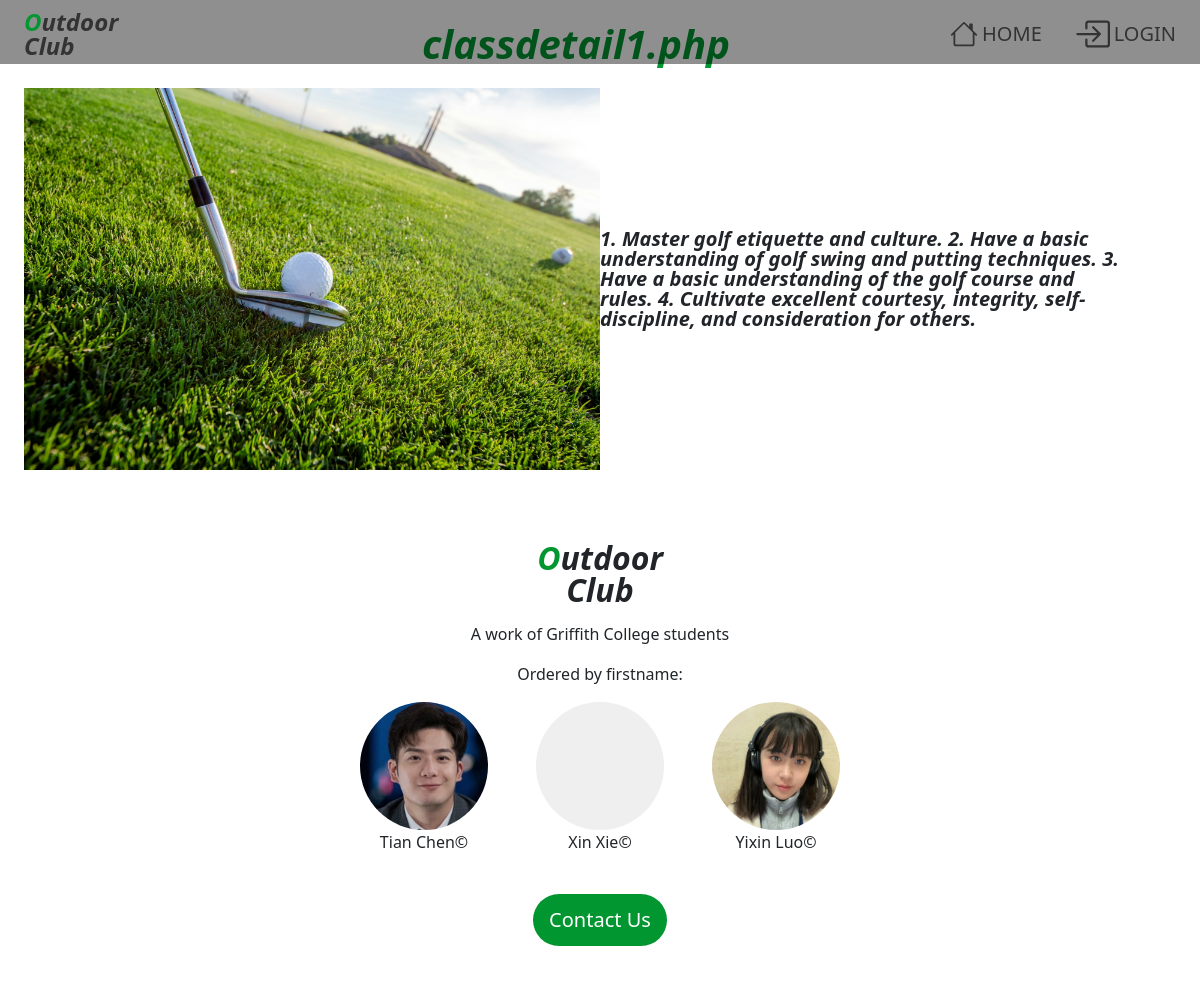
/classdetail.php?id=1, run on an earlier commit of the app's database.
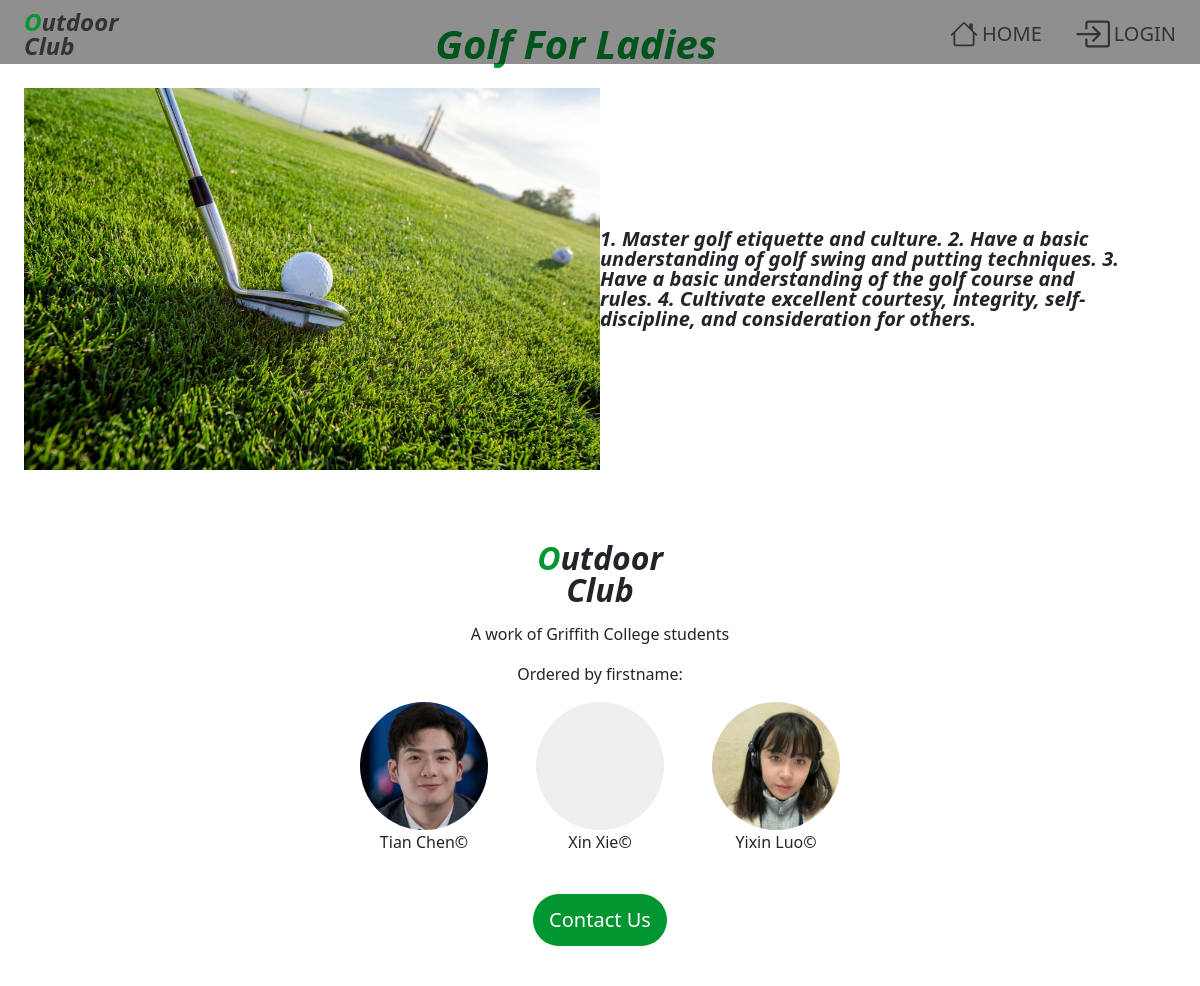
And on a later commit of the database.
### tables this page shows
create table if not exists classdetail(
  `id` INT UNIQUE AUTO_INCREMENT,
  `class_id` INT NOT NULL,
  `page_name` varchar(50) not null,
  `class_image` varchar(100) not null,
  `description` varchar(1000) not null,
  `class_detail` varchar(1000) not null,
  `required_priority` INT NOT NULL,
  `del_flag` INT DEFAULT 0 NOT NULL,
  PRIMARY KEY(id),
  FOREIGN KEY(class_id) REFERENCES class(id)
);

### api/classdetail.php (called while the page is built)
<?php
    $id=$_GET['id'];
    include ("databaseVariables.php");
    $conn = new PDO("mysql:host=$servername", $username, $password);
    $conn->setAttribute(PDO::ATTR_ERRMODE, PDO::ERRMODE_EXCEPTION);
    $sql = "SELECT * FROM sewagroup.classdetail where id=$id";
    $result = $conn->query($sql);
    return $result;
?>

### classdetail.php (the view, shortened to what this page needs)
<!DOCTYPE html>
<html>
    <head>
        <link href="css/bootstrap.min.css" rel="stylesheet">
        <link rel="stylesheet" href="css/app.css" />
        <link rel="stylesheet" href="css/classdetail.css" />
    </head>
    <body id="classdetail" class="page-container d-flex flex-column">
        <?php include './app/views/header.php' ?>
        <?php
        include ("./api/classdetail.php");
        ?>
        <?php
            $row = $result->fetch(PDO::FETCH_ORI_NEXT);
            $image = $row['class_image'];
            $description = $row['description'];
            $pname = $row['page_name'];
        ?>
        <section class="classdetail-wrapper w-100">
            <section class="introduction align-items-center justify-content-left p-4">
                <p class="fs-1 mb-0 lh-1 fw-bold fst-italic me-5 text-center">
                    <span class="text-color-primary"><?php echo "$pname";?></span>
                </p>
                <section class="content d-flex align-items-center justify-content-left mt-4">
                    <?php echo "<img src='$image' class='d-block w-50 flow-img' alt='...'>";?>
                    <p class="fs-5 mb-0 lh-1 fw-bold fst-italic me-5 text-left">
                        <?php echo "$description";?>
                    </p>
                </section>
            </section>
        </section>
        <?php include './app/views/footer.php' ?>
    </body>
</html>

### app/views/header.php (shortened to what this page needs)
<?php
$current_path = $_SERVER['REQUEST_URI'];
$route = parse_url($current_path, PHP_URL_PATH);
?>
<nav class="navbar fixed-top bg-body-tertiary ps-4 pe-2 text-color-black">
    <a href="index.php" class="text-decoration-none">
        <p class="fs-4 mb-0 lh-1 fw-bold fst-italic logo"><span class="text-color-primary">O</span>utdoor </br> Club</p>
    </a>
    <span class="d-flex">
        <?php
        if (str_ends_with($route, '/') || str_ends_with($route, 'index.php')) {
            echo '<a href="class.php" class="p-2 d-flex align-items-center">
                <svg xmlns="http://www.w3.org/2000/svg" width="28" height="28" fill="currentColor"
                    class="bi bi-clipboard-pulse" viewBox="0 0 16 16">
                    <path fill-rule="evenodd"
                        d="M10 1.5a.5.5 0 0 0-.5-.5h-3a.5.5 0 0 0-.5.5v1a.5.5 0 0 0 .5.5h3a.5.5 0 0 0 .5-.5zm-5 0A1.5 1.5 0 0 1 6.5 0h3A1.5 1.5 0 0 1 11 1.5v1A1.5 1.5 0 0 1 9.5 4h-3A1.5 1.5 0 0 1 5 2.5zm-2 0h1v1H3a1 1 0 0 0-1 1V14a1 1 0 0 0 1 1h10a1 1 0 0 0 1-1V3.5a1 1 0 0 0-1-1h-1v-1h1a2 2 0 0 1 2 2V14a2 2 0 0 1-2 2H3a2 2 0 0 1-2-2V3.5a2 2 0 0 1 2-2m6.979 3.856a.5.5 0 0 0-.968.04L7.92 10.49l-.94-3.135a.5.5 0 0 0-.895-.133L4.232 10H3.5a.5.5 0 0 0 0 1h1a.5.5 0 0 0 .416-.223l1.41-2.115 1.195 3.982a.5.5 0 0 0 .968-.04L9.58 7.51l.94 3.135A.5.5 0 0 0 11 11h1.5a.5.5 0 0 0 0-1h-1.128z" />
                </svg>
                <span class="ms-1 link-text fs-5 fw-light">CLASSES</span>
            </a>';
        } else {
            echo '<a href="index.php" class="p-2 d-flex align-items-center">
                <svg xmlns="http://www.w3.org/2000/svg" width="28" height="28" fill="currentColor" class="bi bi-house" viewBox="0 0 16 16">
                    <path d="M8.707 1.5a1 1 0 0 0-1.414 0L.646 8.146a.5.5 0 0 0 .708.708L2 8.207V13.5A1.5 1.5 0 0 0 3.5 15h9a1.5 1.5 0 0 0 1.5-1.5V8.207l.646.647a.5.5 0 0 0 .708-.708L13 5.793V2.5a.5.5 0 0 0-.5-.5h-1a.5.5 0 0 0-.5.5v1.293zM13 7.207V13.5a.5.5 0 0 1-.5.5h-9a.5.5 0 0 1-.5-.5V7.207l5-5z"/>
                </svg>
                <span class="ms-1 link-text fs-5 fw-light">HOME</span>
            </a>';
        }
        ?>
        <?php
        if (!str_ends_with($route, 'login.php')) {
            if (isset($_SESSION["email"])) {
                echo '<section class="dropdown d-flex align-items-center">
                <span class="ms-1 fs-5 fw-light d-flex align-items-center dropdown-toggle" type="button" data-bs-toggle="dropdown" aria-expanded="false">
                    <svg xmlns="http://www.w3.org/2000/svg" width="28" height="28" fill="currentColor" class="bi bi-person-circle" viewBox="0 0 16 16">
                    <path d="M11 6a3 3 0 1 1-6 0 3 3 0 0 1 6 0"/>
                    <path fill-rule="evenodd" d="M0 8a8 8 0 1 1 16 0A8 8 0 0 1 0 8m8-7a7 7 0 0 0-5.468 11.37C3.242 11.226 4.805 10 8 10s4.757 1.225 5.468 2.37A7 7 0 0 0 8 1"/>
                    </svg>
                    <span class="ms-1 link-text fs-5 fw-light">ACCOUNT</span>
                </span>
                <ul class="dropdown-menu dropdown-menu-end p-2">';
                if (isset($_SESSION['firstname'])) {
                    echo '<li>Hello, ' . $_SESSION['firstname'] . '</li>';
                }
                echo '<li><a href="login.php?action=logout" type="button" class="btn btn-sm text-white btn-danger w-100 mt-4 text-decoration-none">Logout</button></a>';
            } else {
                echo '<a href="login.php" class="p-2 ms-3 me-2 d-flex align-items-center">';
                echo '<svg xmlns="http://www.w3.org/2000/svg" width="36" height="36" fill="currentColor" class="bi bi-box-arrow-in-right" viewBox="0 0 16 16">
                <path fill-rule="evenodd" d="M6 3.5a.5.5 0 0 1 .5-.5h8a.5.5 0 0 1 .5.5v9a.5.5 0 0 1-.5.5h-8a.5.5 0 0 1-.5-.5v-2a.5.5 0 0 0-1 0v2A1.5 1.5 0 0 0 6.5 14h8a1.5 1.5 0 0 0 1.5-1.5v-9A1.5 1.5 0 0 0 14.5 2h-8A1.5 1.5 0 0 0 5 3.5v2a.5.5 0 0 0 1 0z"/>
                <path fill-rule="evenodd" d="M11.854 8.354a.5.5 0 0 0 0-.708l-3-3a.5.5 0 1 0-.708.708L10.293 7.5H1.5a.5.5 0 0 0 0 1h8.793l-2.147 2.146a.5.5 0 0 0 .708.708z"/>
                </svg><span class="ms-1 link-text fs-5 fw-light">LOGIN</span></a>';
            }
        }
        ?>
    </span>
</nav>

### app/views/footer.php
<footer class="w-100 mt-4 text-center p-4 bg-body">
    <h2 class="fw-bold text-center lh-1 fst-italic mb-3 logo"><span class="text-color-primary">O</span>utdoor
        </br> Club</h2>
    <p class="mb-3">A work of Griffith College students</p>
    <p class="mb-3">Ordered by firstname:</p>
    <section class="avatar-list d-flex align-items-center justify-content-center">
        <section class="ps-4 pe-4">
            <section class="avatar" style="background-image: url('./images/tian.jpg');"></section>
            <p>Tian Chen&copy;</p>
        </section>
        <section class="ps-4 pe-4">
            <section class="avatar" style="background-image: url('./images/xin.jpg');"></section>
            <p>Xin Xie&copy;</p>
        </section>
        <section class="ps-4 pe-4">
            <section class="avatar" style="background-image: url('./images/yixin.jpg');"></section>
            <p>Yixin Luo&copy;</p>
        </section>
    </section>
    <a href="contact.php"><span class="badge fw-medium rounded-pill bg-color-primary fs-5 mt-4 mb-3 p-3">Contact Us</span></a>
</footer>

### css/app.css (style rules this page uses)
body { min-width: 320px; }
.page-container { padding-top: 4rem; }
.text-color-black { color: #333 !important; }
.text-color-primary { color: #019630 !important; }
.bg-color-primary { background-color: #019630 !important; }
nav { min-width: 320px; }
footer { min-width: 320px; }
.navbar { height: 4rem; background-color: white !important; box-shadow: 0 1px 3px 0px #bbb; }
.navbar a { color: inherit; text-decoration: none; }
.avatar { width: 8rem; height: 8rem; border-radius: 50%; background-color: #efefef; background-position: center; background-size: cover; background-repeat: no-repeat; }

What changed in the data, as far as the page shows it:
changed classdetail: page_name "classdetail1.php" → "Golf For Ladies"
